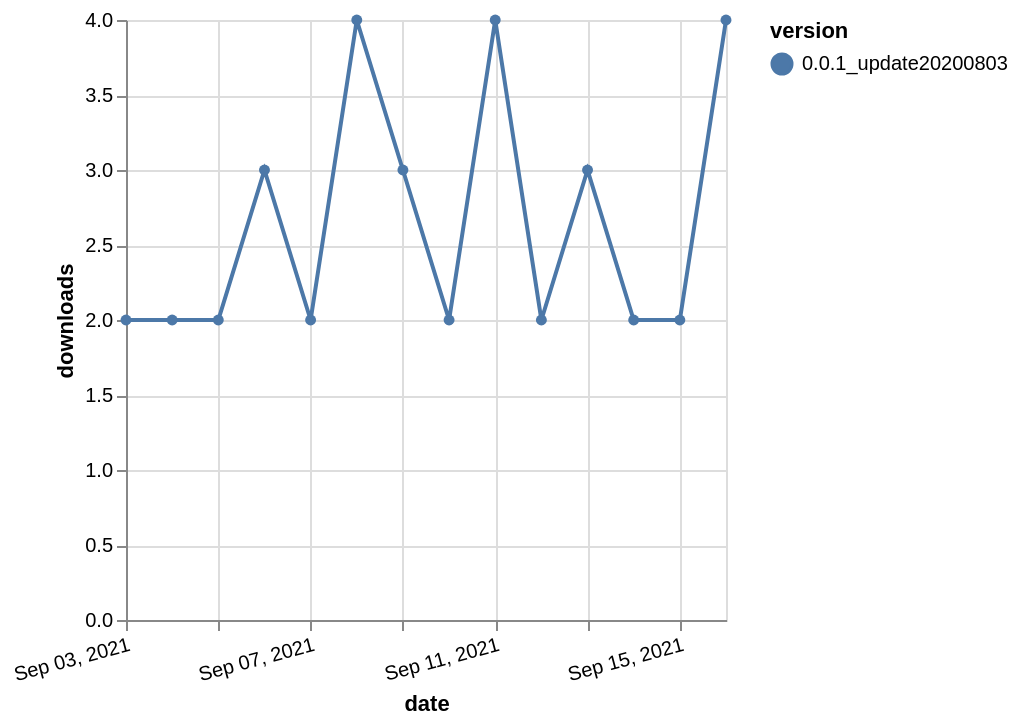

The Vega-Lite source for this figure:
### Vega-Lite specification from a JSON file in a GitHub repository (floating-point values rounded to 4 significant figures)
{"$schema": "https://vega.github.io/schema/vega-lite/v5.json", "description": "A simple bar chart with embedded data.", "data": {"values": [{"date": "2021-09-03", "total": 906, "delta": 2, "version": "0.0.1_update20200803"}, {"date": "2021-09-04", "total": 908, "delta": 2, "version": "0.0.1_update20200803"}, {"date": "2021-09-05", "total": 910, "delta": 2, "version": "0.0.1_update20200803"}, {"date": "2021-09-06", "total": 913, "delta": 3, "version": "0.0.1_update20200803"}, {"date": "2021-09-07", "total": 915, "delta": 2, "version": "0.0.1_update20200803"}, {"date": "2021-09-08", "total": 919, "delta": 4, "version": "0.0.1_update20200803"}, {"date": "2021-09-09", "total": 922, "delta": 3, "version": "0.0.1_update20200803"}, {"date": "2021-09-10", "total": 924, "delta": 2, "version": "0.0.1_update20200803"}, {"date": "2021-09-11", "total": 928, "delta": 4, "version": "0.0.1_update20200803"}, {"date": "2021-09-12", "total": 930, "delta": 2, "version": "0.0.1_update20200803"}, {"date": "2021-09-13", "total": 933, "delta": 3, "version": "0.0.1_update20200803"}, {"date": "2021-09-14", "total": 935, "delta": 2, "version": "0.0.1_update20200803"}, {"date": "2021-09-15", "total": 937, "delta": 2, "version": "0.0.1_update20200803"}, {"date": "2021-09-16", "total": 941, "delta": 4, "version": "0.0.1_update20200803"}]}, "width": "container", "mark": {"type": "line", "point": {"filled": true}}, "encoding": {"x": {"field": "date", "type": "temporal", "timeUnit": "yearmonthdate", "title": "date", "axis": {"labelAngle": -15}}, "y": {"field": "delta", "type": "quantitative", "title": "downloads"}, "color": {"field": "version", "type": "nominal"}, "tooltip": {"field": "delta"}}}
